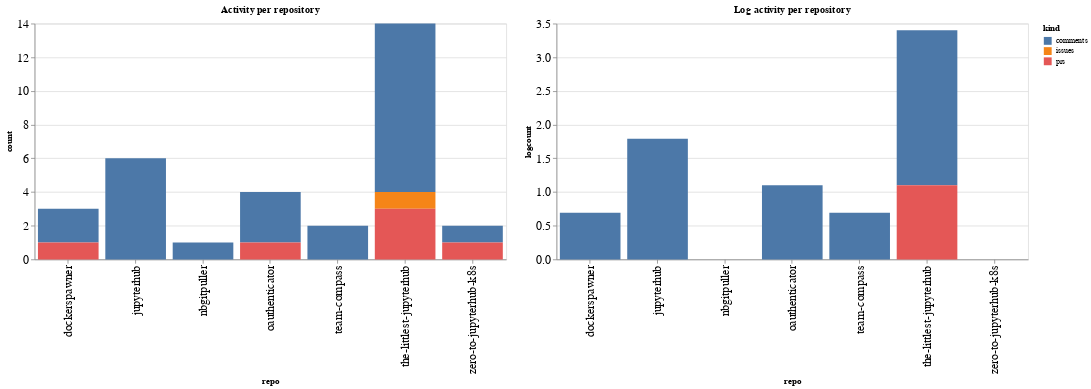

The notebook cell this image was saved under:
### Code cell
ch1 = alt.Chart(repo_summaries, width=600, title="Activity per repository").mark_bar().encode(
    x='repo',
    y='count',
    color='kind',
    tooltip="kind"
)

ch2 = alt.Chart(repo_summaries, width=600, title="Log activity per repository").mark_bar().encode(
    x='repo',
    y='logcount',
    color='kind',
    tooltip="kind"
)

ch1 | ch2

### Figure 1 — Vega-Lite specification as saved in the notebook (floating-point values rounded to 4 significant figures)
{"config": {"axisLeft": {"labelFontSize": 15}, "axisBottom": {"labelFontSize": 15}}, "hconcat": [{"mark": "bar", "encoding": {"color": {"type": "nominal", "field": "kind"}, "tooltip": {"type": "nominal", "field": "kind"}, "x": {"type": "nominal", "field": "repo"}, "y": {"type": "quantitative", "field": "count"}}, "title": "Activity per repository", "width": 600}, {"mark": "bar", "encoding": {"color": {"type": "nominal", "field": "kind"}, "tooltip": {"type": "nominal", "field": "kind"}, "x": {"type": "nominal", "field": "repo"}, "y": {"type": "quantitative", "field": "logcount"}}, "title": "Log activity per repository", "width": 600}], "data": {"name": "data-43bad0aa71961ec849d017f14fb9b677"}, "$schema": "https://vega.github.io/schema/vega-lite/v4.8.1.json", "datasets": {"data-43bad0aa71961ec849d017f14fb9b677": [{"repo": "dockerspawner", "kind": "comments", "count": 2, "logcount": 0.6931}, {"repo": "dockerspawner", "kind": "prs", "count": 1, "logcount": 0.0}, {"repo": "jupyterhub", "kind": "comments", "count": 6, "logcount": 1.792}, {"repo": "nbgitpuller", "kind": "comments", "count": 1, "logcount": 0.0}, {"repo": "oauthenticator", "kind": "comments", "count": 3, "logcount": 1.099}, {"repo": "oauthenticator", "kind": "prs", "count": 1, "logcount": 0.0}, {"repo": "team-compass", "kind": "comments", "count": 2, "logcount": 0.6931}, {"repo": "the-littlest-jupyterhub", "kind": "comments", "count": 10, "logcount": 2.303}, {"repo": "the-littlest-jupyterhub", "kind": "issues", "count": 1, "logcount": 0.0}, {"repo": "the-littlest-jupyterhub", "kind": "prs", "count": 3, "logcount": 1.099}, {"repo": "zero-to-jupyterhub-k8s", "kind": "comments", "count": 1, "logcount": 0.0}, {"repo": "zero-to-jupyterhub-k8s", "kind": "prs", "count": 1, "logcount": 0.0}]}}
